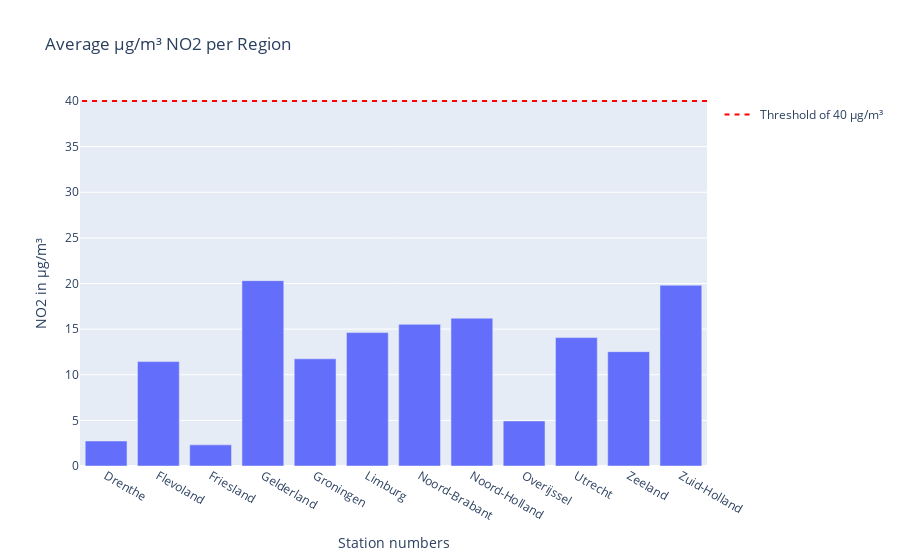
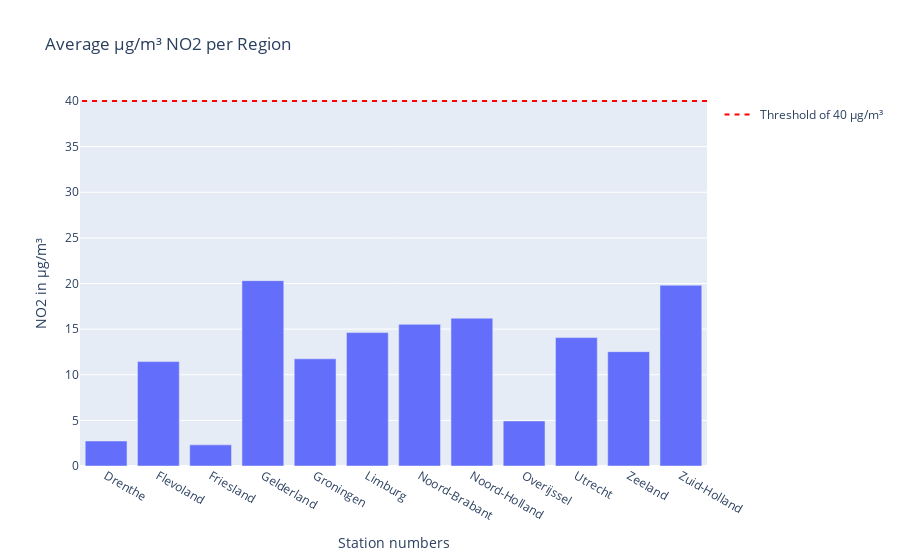

The notebook cell saved with these charts, in order:
### Code cell
import plotly.express as px
import plotly.graph_objects as go

pv = ['Groningen', 'Friesland', 'Drenthe', 'Overijssel', 'Gelderland', 'Flevoland',
      'Utrecht', 'Noord-Holland', 'Zuid-Holland', 'Noord-Brabant', 'Limburg', 'Zeeland' ]

pv_mean = meanprovince[meanprovince['RegioS'].isin(pv)]
bar = px.bar(meanprovince, x='RegioS' , y= dfposts_NO2.groupby('RegioS')['value'].mean(), title='Average µg/m³ NO2 per Region')
bar.update_layout(yaxis_title='NO2 in µg/m³', xaxis_title= "Station numbers", barmode='group') 
#bar.add_shape(type='line', y0=40, y1=40, xref='paper', x0=0, x1=1, line_color='red')
bar.add_shape(
    legendrank=1,
    showlegend=True,
    type="line",
    xref="paper",
    line=dict(dash="5px", color='red'),
    x0=1,
    x1=0,
    y0=40,
    y1=40,
    name='Threshold of 40 µg/m³'
)

bar.show()


pv_mean_clean = meanprovince_clean[meanprovince_clean['RegioS'].isin(pv)]
bar_cleanno2 = px.bar(meanprovince_clean, x='RegioS' , y= dfposts_NO2_clean.groupby('RegioS')['value'].mean(), title='Average µg/m³ NO2 per Region')
bar_cleanno2.update_layout(yaxis_title='NO2 in µg/m³', xaxis_title= "Station numbers", barmode='group') 
#bar.add_shape(type='line', y0=40, y1=40, xref='paper', x0=0, x1=1, line_color='red')
bar_cleanno2.add_shape(
    legendrank=1,
    showlegend=True,
    type="line",
    xref="paper",
    line=dict(dash="5px", color='red'),
    x0=1,
    x1=0,
    y0=40,
    y1=40,
    name='Threshold of 40 µg/m³'
)

bar_cleanno2.show()

### Figure 1 — Plotly figure (JSON) as saved in the notebook; plotly's stock layout.template omitted (floating-point values rounded to 4 significant figures)
{"data": [{"alignmentgroup": "True", "hovertemplate": "RegioS=%{x}<br>y=%{y}<extra></extra>", "legendgroup": "", "marker": {"color": "#636efa", "pattern": {"shape": ""}}, "name": "", "offsetgroup": "", "orientation": "v", "showlegend": false, "textposition": "auto", "type": "bar", "x": ["Drenthe", "Flevoland", "Friesland", "Gelderland", "Groningen", "Limburg", "Noord-Brabant", "Noord-Holland", "Overijssel", "Utrecht", "Zeeland", "Zuid-Holland"], "xaxis": "x", "y": [2.738, 11.44, 2.316, 20.31, 11.74, 14.62, 15.52, 16.2, 4.933, 14.07, 12.53, 19.81], "yaxis": "y"}], "layout": {"barmode": "group", "legend": {"tracegroupgap": 0}, "shapes": [{"legendrank": 1, "line": {"color": "red", "dash": "5px"}, "name": "Threshold of 40 µg/m³", "showlegend": true, "type": "line", "x0": 1, "x1": 0, "xref": "paper", "y0": 40, "y1": 40}], "title": {"text": "Average µg/m³ NO2 per Region"}, "xaxis": {"anchor": "y", "domain": [0, 1], "title": {"text": "Station numbers"}}, "yaxis": {"anchor": "x", "domain": [0, 1], "title": {"text": "NO2 in µg/m³"}}}}

### Figure 2 — Plotly figure (JSON) as saved in the notebook; plotly's stock layout.template omitted (floating-point values rounded to 4 significant figures)
{"data": [{"alignmentgroup": "True", "hovertemplate": "RegioS=%{x}<br>y=%{y}<extra></extra>", "legendgroup": "", "marker": {"color": "#636efa", "pattern": {"shape": ""}}, "name": "", "offsetgroup": "", "orientation": "v", "showlegend": false, "textposition": "auto", "type": "bar", "x": ["Drenthe", "Flevoland", "Friesland", "Gelderland", "Groningen", "Limburg", "Noord-Brabant", "Noord-Holland", "Overijssel", "Utrecht", "Zeeland", "Zuid-Holland"], "xaxis": "x", "y": [2.738, 11.44, 2.316, 20.31, 11.74, 14.62, 15.52, 16.2, 4.933, 14.07, 12.53, 19.81], "yaxis": "y"}], "layout": {"barmode": "group", "legend": {"tracegroupgap": 0}, "shapes": [{"legendrank": 1, "line": {"color": "red", "dash": "5px"}, "name": "Threshold of 40 µg/m³", "showlegend": true, "type": "line", "x0": 1, "x1": 0, "xref": "paper", "y0": 40, "y1": 40}], "title": {"text": "Average µg/m³ NO2 per Region"}, "xaxis": {"anchor": "y", "domain": [0, 1], "title": {"text": "Station numbers"}}, "yaxis": {"anchor": "x", "domain": [0, 1], "title": {"text": "NO2 in µg/m³"}}}}
